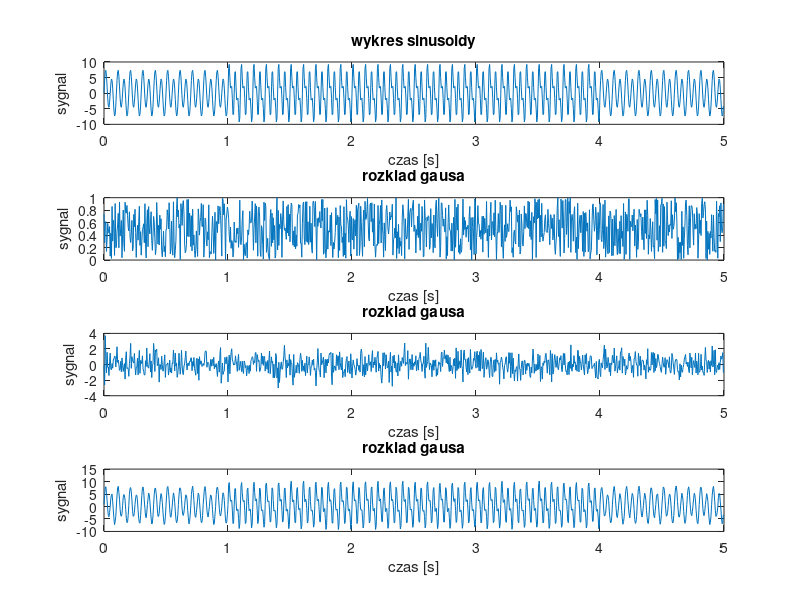

MATLAB code for this plot:
clear all;
fp=200;
fp3=1000;

f1=10;
f2=20;
f3=200;

fi1=0;

A1=2;
A2=6;
A3=4;
N =1000; %liczba probek sygna?u
t=0:1/fp:(N-1)/fp;
t2=0:1/fp:(N-1)/fp;
t3=0:1/fp3:(N-1)/fp3;

%t3=1:3;
%x = A1*sin(2*pi*f1*t+fi1);

x = A1*sin(2*pi*f1*t);
x2 = A2*sin(2*pi*f2*t2);
x3 = A3*sin(2*pi*f3*t3);

x3(1:200)=0;
x3(801:1000)=0;
k=3;
%x=k*x;
figure(1);
subplot(4,1,1);
y1=x+x2+x3;
plot (t, y1);
%stem(t,x);
xlabel ('czas [s]');
ylabel ('sygnal');
title ('wykres sinusoidy');

subplot(4,1,2);
r1=rand(1,N);
y2=r1;
plot (t, y2);
xlabel ('czas [s]');
ylabel ('sygnal');
title ('rozklad gausa');

subplot(4,1,3);
r2=randn(1,N);
y3=r2;
plot (t, y3);
xlabel ('czas [s]');
ylabel ('sygnal');
title ('rozklad gausa');

subplot(4,1,4);
y4=y1+r1;
plot (t, y4);
xlabel ('czas [s]');
ylabel ('sygnal');
title ('rozklad gausa');
